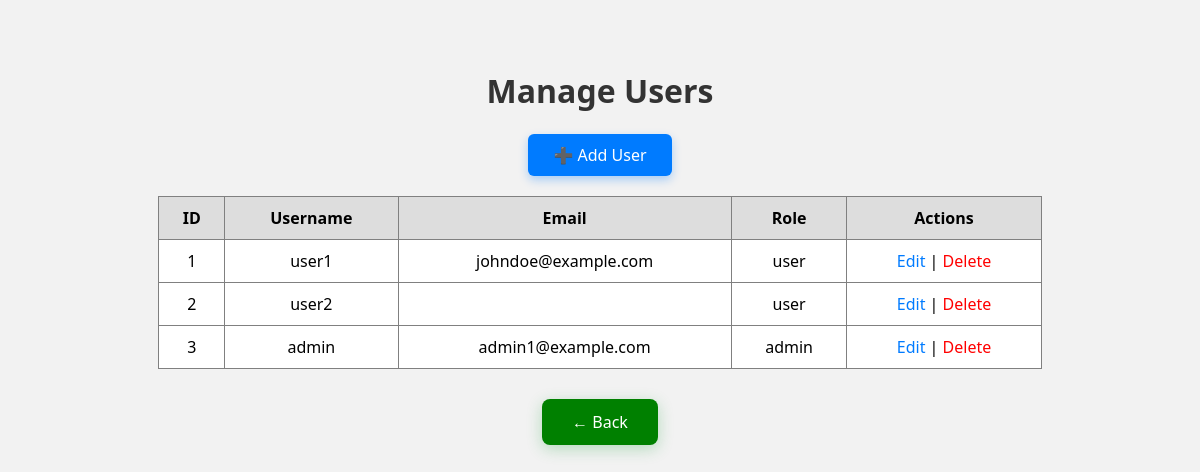
The app's page /admin/manageUsers.php (signed in), older data.
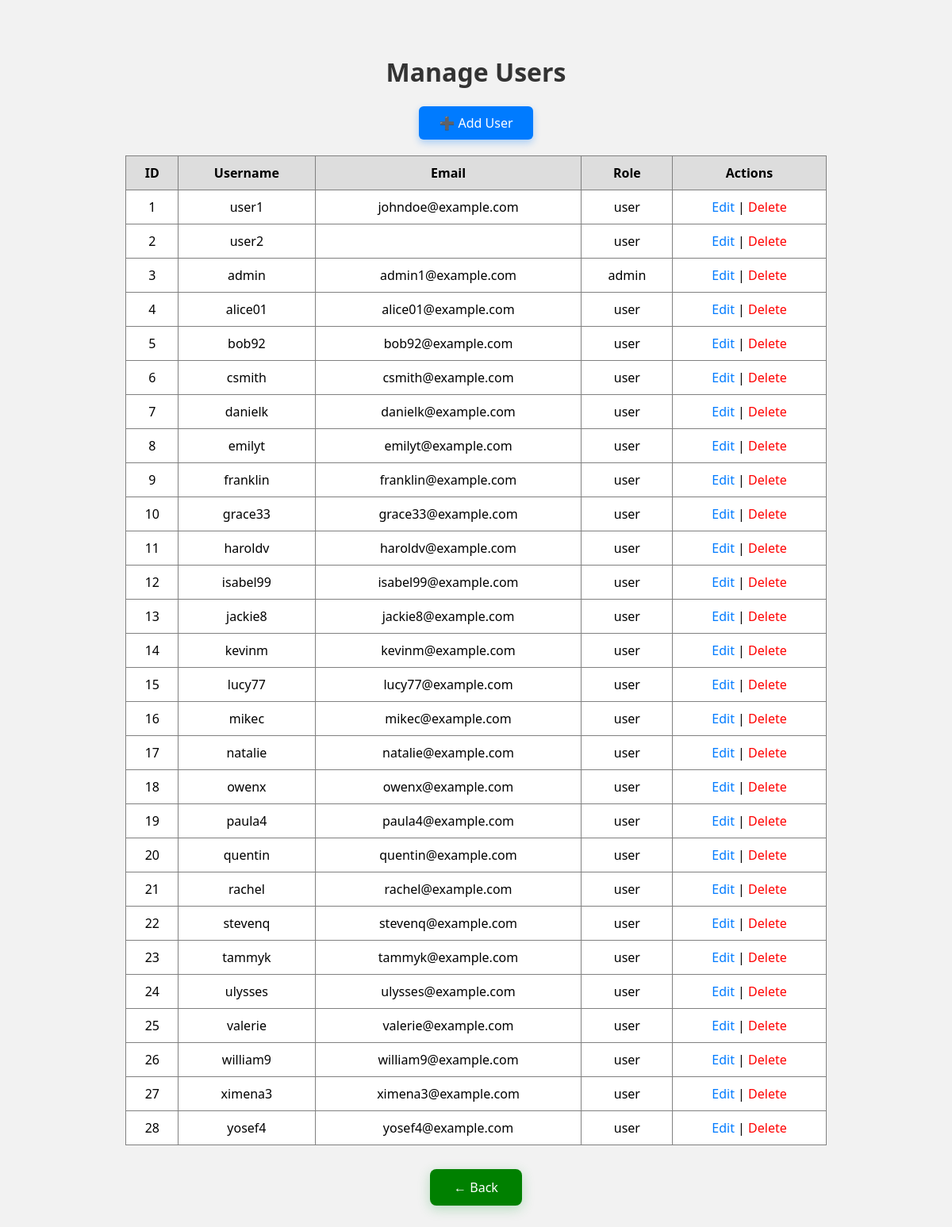
The same page, newer data.
### tables this page shows
CREATE TABLE Users 
(
    userID INT AUTO_INCREMENT,
    userName VARCHAR(20) NOT NULL UNIQUE,
    password VARCHAR(255) NOT NULL,
    height DOUBLE,
    weight DOUBLE,
    email VARCHAR(255) UNIQUE,
    role ENUM('user', 'admin') DEFAULT 'user',
    created_at DATETIME DEFAULT CURRENT_TIMESTAMP,
    PRIMARY KEY (userID)
);

### database/db.php (called while the page is built, shortened)
<?php
class db {
    private $pdo = null;
    function __construct() {
    try {
        $this->pdo = new PDO (
            "mysql:host=".DB_HOST.";dbname=".DB_NAME.";charset=".DB_CHARSET,
            DB_USER, DB_PASSWORD, [
                PDO::ATTR_ERRMODE => PDO::ERRMODE_EXCEPTION,
                PDO::ATTR_DEFAULT_FETCH_MODE => PDO::FETCH_ASSOC
            ]
        );
    } catch (PDOException $e) {
        echo "ERROR connecting <br>".$e->getMessage();
        return null;
    }
}
      function select ($sql, $data=null) {
          try{
              $this->stmt = $this->pdo->prepare($sql);
              $this->stmt->execute($data);
              return $this->stmt->fetchAll();
          } catch (PDOException $e) {
               echo $sql . "<br>".$e->getMessage();
               return null;
          }
      }
}
$_db = new db();

### admin/manageUsers.php (the view, shortened to what this page needs)
<?php
require_once __DIR__ . '/../database/db.php';
$users = $_db->select("SELECT * FROM Users");
?>
<!DOCTYPE html>
<html>
<head>
</head>
<body style="font-family: 'Segoe UI', Tahoma, Geneva, Verdana, sans-serif; background-color: #f2f2f2; padding: 40px;">
    <h1 style="text-align: center; color: #333;">Manage Users</h1>
    <div style="text-align: center; margin-bottom: 20px;">
        <a href="addUser.php"
           style="display: inline-block; background: #007bff; color: white; padding: 10px 25px; border-radius: 6px; font-size: 1rem; font-weight: 500; text-decoration: none; box-shadow: 0 4px 10px rgba(0, 123, 255, 0.3); transition: all 0.3s ease;"
           onmouseover="this.style.boxShadow='0 8px 20px rgba(0, 123, 255, 0.4)'; this.style.transform='translateY(-2px)'"
           onmouseout="this.style.boxShadow='0 4px 10px rgba(0, 123, 255, 0.3)'; this.style.transform='translateY(0)'"
        >
            ➕ Add User
        </a>
    </div>
    <table border="1" cellpadding="10" cellspacing="0" style="margin: auto; background: #fff; border-collapse: collapse; width: 80%;">
        <tr style="background-color: #ddd;">
            <th>ID</th>
            <th>Username</th>
            <th>Email</th>
            <th>Role</th>
            <th>Actions</th>
        </tr>
        <?php foreach ($users as $user): ?>
            <tr style="text-align: center;">
                <td><?= $user['userID'] ?></td>
                <td><?= htmlspecialchars($user['userName']) ?></td>
                <td><?= htmlspecialchars($user['email']) ?></td>
                <td><?= $user['role'] ?></td>
                <td>
                    <a href="editUser.php?id=<?= $user['userID'] ?>" style="color: #007bff; text-decoration: none;">Edit</a> |
                    <a href="deleteUser.php?id=<?= $user['userID'] ?>" style="color: red; text-decoration: none;" onclick="return confirm('Are you sure?')">Delete</a>
                </td>
            </tr>
        <?php endforeach; ?>
    </table>
    <div style="text-align: center; margin-top: 30px;">
        <a href="dashboard.php"
           style="display: inline-block; background: green; color: white; padding: 12px 30px; border-radius: 8px; font-size: 1rem; font-weight: 500; text-decoration: none; box-shadow: 0 4px 15px rgba(40, 167, 69, 0.3); transition: all 0.3s ease;"
           onmouseover="this.style.boxShadow='0 8px 25px rgba(40, 167, 69, 0.4)'; this.style.transform='translateY(-2px)'"
           onmouseout="this.style.boxShadow='0 4px 15px rgba(40, 167, 69, 0.3)'; this.style.transform='translateY(0)'"
        >
            ← Back
        </a>
    </div>
</body>
</html>

Row changes from the older to the newer data that the page shows:
added users: userID "4", userName "alice01", email "alice01@example.com", role "user"
added users: userID "5", userName "bob92", email "bob92@example.com", role "user"
added users: userID "6", userName "csmith", email "csmith@example.com", role "user"
added users: userID "7", userName "danielk", email "danielk@example.com", role "user"
added users: userID "8", userName "emilyt", email "emilyt@example.com", role "user"
added users: userID "9", userName "franklin", email "franklin@example.com", role "user"
added users: userID "10", userName "grace33", email "grace33@example.com", role "user"
added users: userID "11", userName "haroldv", email "haroldv@example.com", role "user"
added users: userID "12", userName "isabel99", email "isabel99@example.com", role "user"
added users: userID "13", userName "jackie8", email "jackie8@example.com", role "user"
added users: userID "14", userName "kevinm", email "kevinm@example.com", role "user"
added users: userID "15", userName "lucy77", email "lucy77@example.com", role "user"
added users: userID "16", userName "mikec", email "mikec@example.com", role "user"
added users: userID "17", userName "natalie", email "natalie@example.com", role "user"
added users: userID "18", userName "owenx", email "owenx@example.com", role "user"
added users: userID "19", userName "paula4", email "paula4@example.com", role "user"
added users: userID "20", userName "quentin", email "quentin@example.com", role "user"
added users: userID "21", userName "rachel", email "rachel@example.com", role "user"
added users: userID "22", userName "stevenq", email "stevenq@example.com", role "user"
added users: userID "23", userName "tammyk", email "tammyk@example.com", role "user"
added users: userID "24", userName "ulysses", email "ulysses@example.com", role "user"
added users: userID "25", userName "valerie", email "valerie@example.com", role "user"
added users: userID "26", userName "william9", email "william9@example.com", role "user"
added users: userID "27", userName "ximena3", email "ximena3@example.com", role "user"
added users: userID "28", userName "yosef4", email "yosef4@example.com", role "user"
